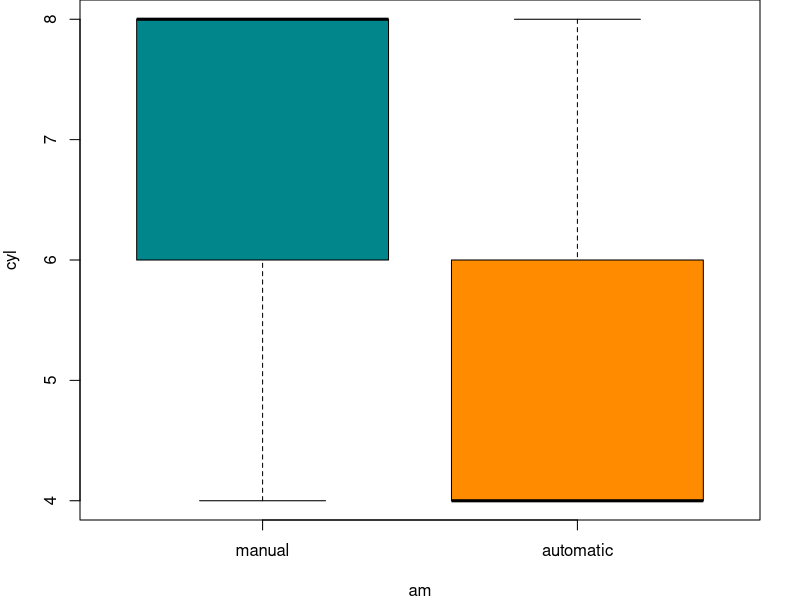
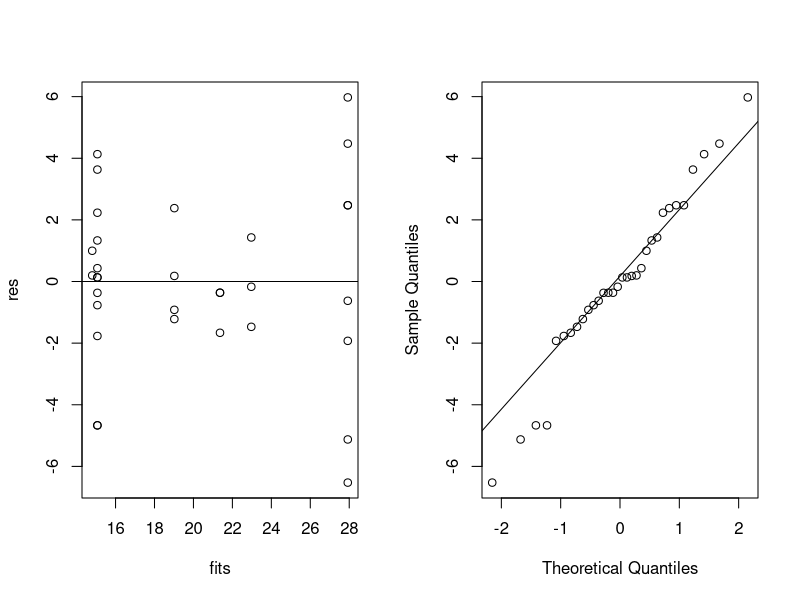

Reproduce these figures in R, in order.
## ---- chunk 1
data(mtcars)
fit <- lm(mpg~am+cyl+am:cyl, mtcars)
res <- residuals(fit)
fits <- fitted(fit)

mark.twain <- function(x) {
  parmar <- par('mar')
  par(mar = c(4, 4, 0, 2))
  plot(mtcars[[x]]
       , mtcars$mpg
       , col=ifelse(mtcars$am==0, color0, color1)
       , xlab=x
       , ylab='mpg')
  if(x == 0) {
    fit2 <- lm(mpg~am, mtcars)
    abline(fit2, col=color2, lty=3, lw=2)    
    
  } else {
    formula0 <- paste0('mpg~', x)
    fit0 <- lm(formula(formula0), set0)
    abline(fit0, col=color0, lw=2)
    
    fit1 <- lm(formula(formula0), set1)
    abline(fit1, col=color1, lw=2)
    
    fit2 <- lm(formula(formula0), mtcars)
    abline(fit2, col=color2, lty=3, lw=2)    
  }
  
  legend("topright", pch = c(1, 1, 45, 45, 45)
         , col = c(color0, color1, color0, color1, color2)
         , legend = c("manual", "automatic", "marg. manual", "marg. auto", paste0("mpg~", x))
         )
  f.diff <- summary(fit1)$coeff - summary(fit0)$coeff 
  par(mar=parmar)
}

do.box <- function(x) {
  parmar <- par('mar')
  par(mar = c(4, 4, 0, 2))
  boxplot(formula(paste0(x, '~am'))
          , data = mtcars
          , col = c('turquoise4', 'darkorange')
          , ylab = x
          , names = c('manual', 'automatic'))
  par(mar=parmar)
}
## ---- chunk 2

## ---- chunk 3
summary(fit)$coeff
## ---- chunk 4
do.box('cyl')
## ---- chunk 5
#parmar <- par('mar')
par(mfrow = c(1, 2))
#par(mar = c(4, 4, 0, 2))
plot(res ~ fits)
abline(h = 0)

qqnorm(res, main='')
qqline(res, main='')
